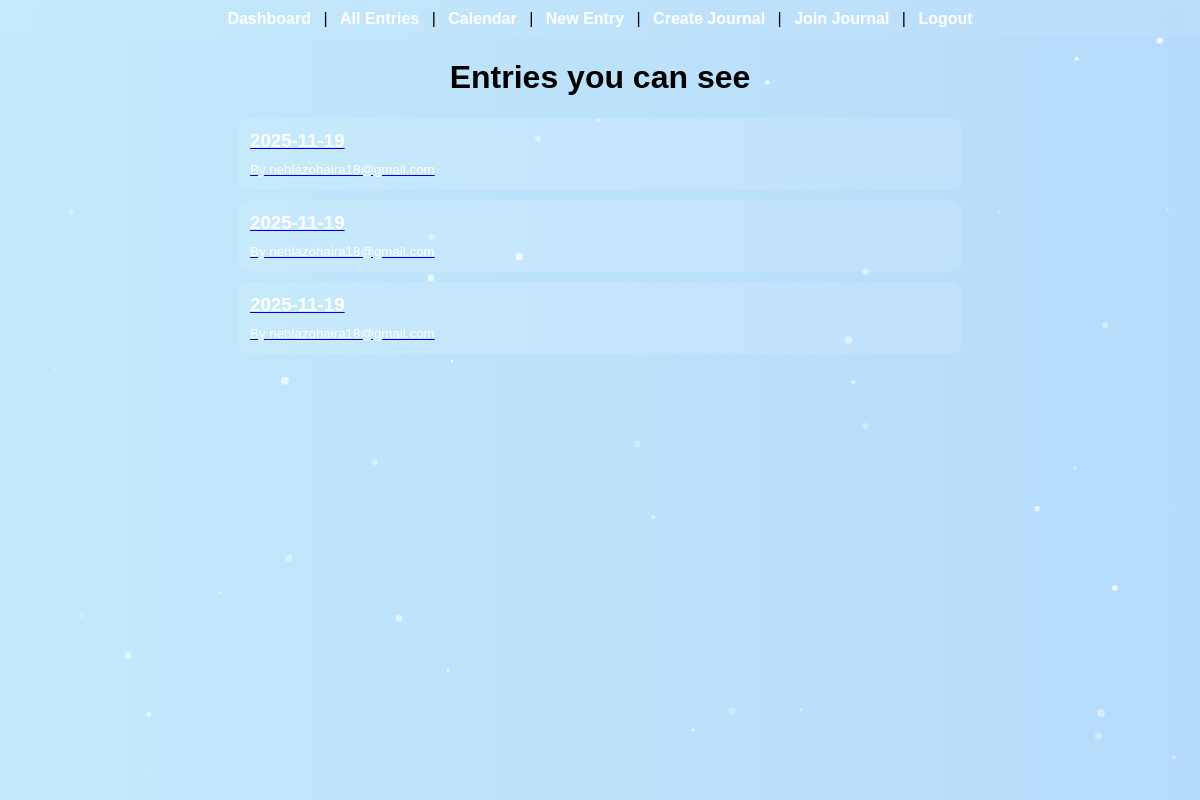
The app's page /entries (signed in) with its own data.
### tables this page shows
CREATE TABLE entries (
        id INTEGER PRIMARY KEY AUTOINCREMENT,
        owner_id INTEGER NOT NULL,
        journal_id INTEGER, -- NULL for personal
        entry_date TEXT NOT NULL,
        content TEXT NOT NULL,
        is_public INTEGER DEFAULT 0,
        FOREIGN KEY(owner_id) REFERENCES users(id),
        FOREIGN KEY(journal_id) REFERENCES journals(id)
    );

CREATE TABLE users (
        id INTEGER PRIMARY KEY AUTOINCREMENT,
        email TEXT UNIQUE NOT NULL,
        password_hash TEXT NOT NULL,
        name TEXT
    );

### app.py (the view)
@app.route("/entries")
@login_required
def entries_page():
    db = get_db()
    user = current_user()  # get full user row
    rows = db.execute("""
        SELECT e.*, u.email as owner_email, j.name as journal_name
        FROM entries e
        JOIN users u ON u.id = e.owner_id
        LEFT JOIN journals j ON j.id = e.journal_id
        WHERE
            (e.owner_id = ?)
            OR (e.journal_id IN (SELECT journal_id FROM journal_members WHERE user_id = ?))
            OR (e.is_public = 1)
        ORDER BY e.entry_date DESC, e.id DESC
    """, (user["id"], user["id"])).fetchall()
    print("DEBUG entries:", rows)
    return render_template("entries.html", entries=rows)

### app.py (called while the page is built)
def get_db():
    if "db" not in g:
        g.db = sqlite3.connect(DB)
        g.db.row_factory = sqlite3.Row
    return g.db

def current_user():
    if getattr(g, "current_user", None) is not None:
        return g.current_user
    user_id = session.get("user_id")
    if not user_id:
        g.current_user = None
        return None
    db = get_db()
    user = db.execute("SELECT * FROM users WHERE id = ?", (user_id,)).fetchone()
    g.current_user = user  # maybe None
    return user

def login_required(f):
    @wraps(f)
    def wrapper(*args, **kwargs):
        user = current_user()
        if user is None:
            flash("Please log in first.", "warning")
            return redirect(url_for("login"))
        g.user = user
        return f(*args, **kwargs)
    return wrapper

### templates/entries.html (shortened to what this page needs)
{% extends "base.html" %}
{% block content %}
  <h1>Entries you can see</h1>
  <div id="entries-container">
    {% for e in entries %}
      <a href="{{ url_for('entry_detail', entry_id=e['id']) }}">
        <div class="entry" data-date="{{ e['entry_date'] }}">
          <h3>{{ e['entry_date'] }} {% if e['journal_name'] %} - {{ e['journal_name'] }}{% endif %}</h3>
          <small>By {{ e['owner_email'] }}</small>
        </div>
      </a>
    {% else %}
      <p>No entries available.</p>
    {% endfor %}
  </div>
{% endblock %}

### static/style.css (style rules this page uses)
body { margin: 0; font-family: Arial, sans-serif; text-align: center; background: linear-gradient(270deg, #ffecd2, #fcb69f, #a1c4fd, #c2e9fb); background-size: 800% 800%; animation: gradientBG 20s ease infinite; min-height: 100vh; }
.entry { width: 90%; max-width: 700px; margin: 10px auto; background: rgba(255,255,255,0.12); padding: 12px; border-radius: 10px; color: white; text-align:left; cursor: pointer; }
.entry h3 { margin: 0 0 8px 0; }

### records on screen
entries: entry_date "2025-11-19", owner_email "nehlazohaira18@gmail.com"
entries: entry_date "2025-11-19", owner_email "nehlazohaira18@gmail.com"
entries: entry_date "2025-11-19", owner_email "nehlazohaira18@gmail.com"
